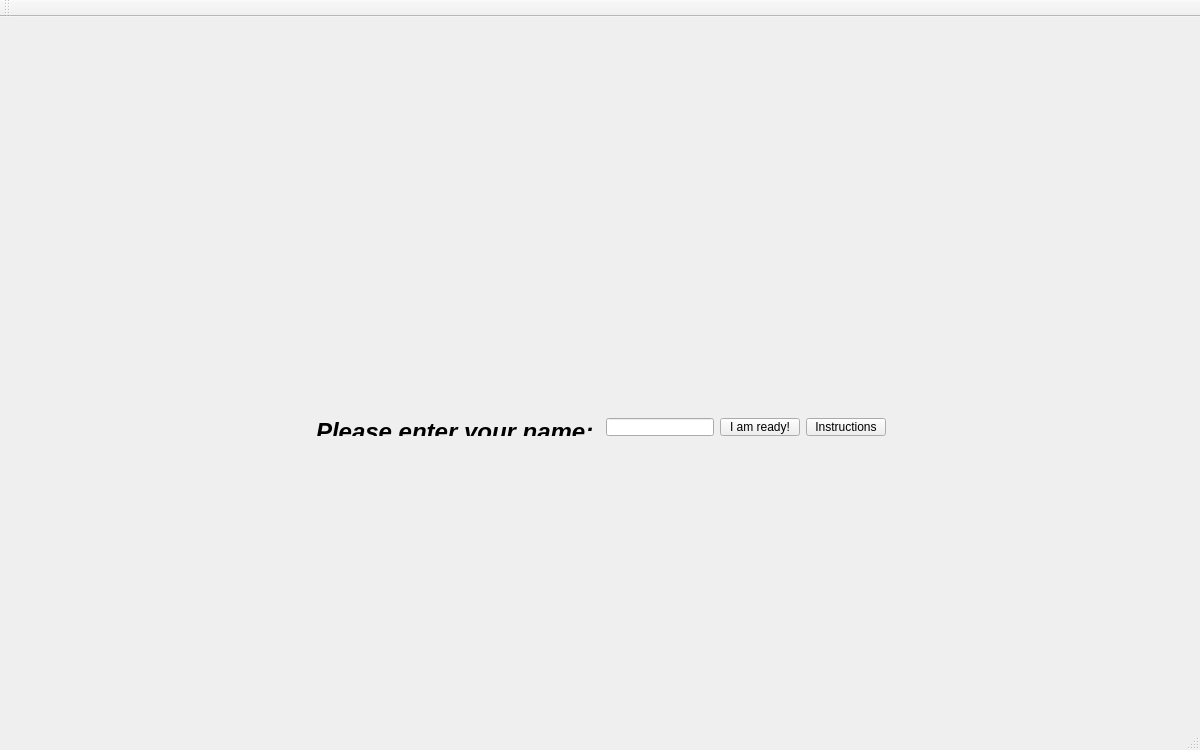
<?xml version="1.0" encoding="UTF-8"?>
<ui version="4.0">
 <class>MainWindow</class>
 <widget class="QMainWindow" name="MainWindow">
  <property name="geometry">
   <rect>
    <x>0</x>
    <y>0</y>
    <width>1200</width>
    <height>750</height>
   </rect>
  </property>
  <property name="windowTitle">
   <string>MainWindow</string>
  </property>
  <property name="autoFillBackground">
   <bool>false</bool>
  </property>
  <widget class="QWidget" name="widget">
   <widget class="QWidget" name="layoutWidget">
    <property name="geometry">
     <rect>
      <x>0</x>
      <y>390</y>
      <width>1201</width>
      <height>40</height>
     </rect>
    </property>
    <layout class="QHBoxLayout" name="horizontalLayout">
     <item>
      <spacer name="horizontalSpacer">
       <property name="orientation">
        <enum>Qt::Horizontal</enum>
       </property>
       <property name="sizeHint" stdset="0">
        <size>
         <width>40</width>
         <height>20</height>
        </size>
       </property>
      </spacer>
     </item>
     <item>
      <layout class="QHBoxLayout" name="horizontalLayout_3">
       <item>
        <layout class="QHBoxLayout" name="horizontalLayout_2">
         <property name="spacing">
          <number>12</number>
         </property>
         <item>
          <widget class="QLabel" name="label_2">
           <property name="text">
            <string>&lt;html&gt;&lt;head/&gt;&lt;body&gt;&lt;p&gt;&lt;span style=&quot; font-size:18pt; font-weight:600; font-style:italic;&quot;&gt;Please enter your name: &lt;/span&gt;&lt;/p&gt;&lt;/body&gt;&lt;/html&gt;</string>
           </property>
          </widget>
         </item>
        </layout>
       </item>
       <item>
        <widget class="QLineEdit" name="line_username"/>
       </item>
       <item>
        <widget class="QPushButton" name="username_button">
         <property name="text">
          <string>I am ready!</string>
         </property>
        </widget>
       </item>
       <item>
        <widget class="QPushButton" name="pushButton">
         <property name="text">
          <string>Instructions</string>
         </property>
        </widget>
       </item>
      </layout>
     </item>
     <item>
      <spacer name="horizontalSpacer_2">
       <property name="orientation">
        <enum>Qt::Horizontal</enum>
       </property>
       <property name="sizeHint" stdset="0">
        <size>
         <width>40</width>
         <height>20</height>
        </size>
       </property>
      </spacer>
     </item>
    </layout>
   </widget>
   <widget class="QLabel" name="label">
    <property name="geometry">
     <rect>
      <x>150</x>
      <y>190</y>
      <width>900</width>
      <height>151</height>
     </rect>
    </property>
    <property name="text">
     <string/>
    </property>
    <property name="pixmap">
     <pixmap resource="fig.qrc">:/welcomelogo.png</pixmap>
    </property>
    <property name="scaledContents">
     <bool>true</bool>
    </property>
   </widget>
  </widget>
  <widget class="QMenuBar" name="menuBar">
   <property name="geometry">
    <rect>
     <x>0</x>
     <y>0</y>
     <width>1200</width>
     <height>22</height>
    </rect>
   </property>
  </widget>
  <widget class="QToolBar" name="mainToolBar">
   <attribute name="toolBarArea">
    <enum>TopToolBarArea</enum>
   </attribute>
   <attribute name="toolBarBreak">
    <bool>false</bool>
   </attribute>
  </widget>
  <widget class="QStatusBar" name="statusBar"/>
 </widget>
 <layoutdefault spacing="6" margin="11"/>
 <resources>
  <include location="fig.qrc"/>
 </resources>
 <connections/>
</ui>
